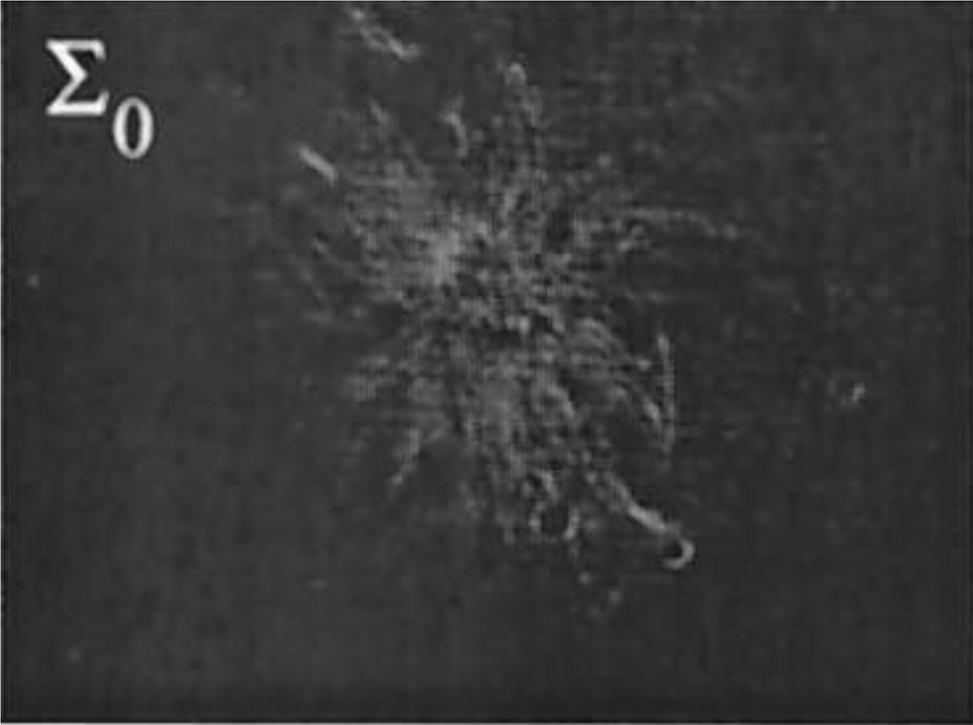
%> input picture pictures/ss_lightshot/I0.png, 973 x 725 px, shrunk from 1754 x 1308 before the run
$ octave two-frame-a.m   (GNU Octave 9; MATLAB toolbox functions it lacks are replaced by stand-ins)
%> lines starting %> are read from the running program, lines starting %| are printed output that depends on the picture
% TWO-FRAME ALGORITHM

%% Clear and close everything
clear; close all; clc;

%% 2. Load the data
% [15 lines of commented-out code are left out]
I0 = imread('pictures/ss_lightshot/I0.png');
%> I0 is the input picture: size 725x973x3 uint8; min 1, max 254, mean 55
I1 = imread('pictures/ss_lightshot/I1.png');
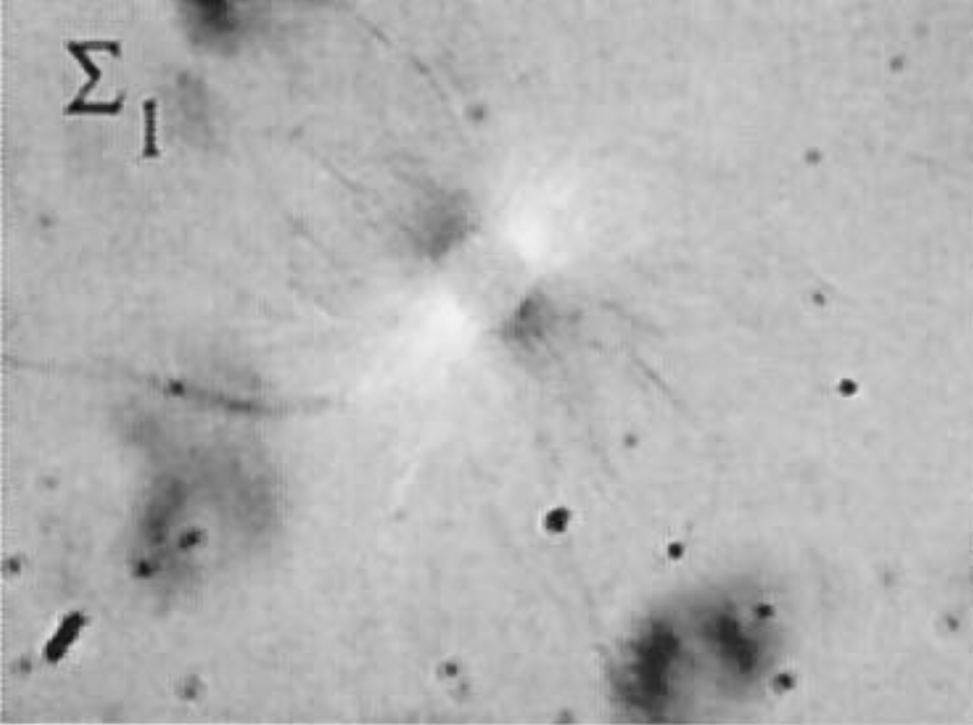
%> input picture pictures/ss_lightshot/I1.png, 973 x 725 px, shrunk from 1754 x 1308 before the run
%> I1 is the input picture: size 725x973x3 uint8; min 11, max 243, mean 179.4
I2 = imread('pictures/ss_lightshot/I2.png');
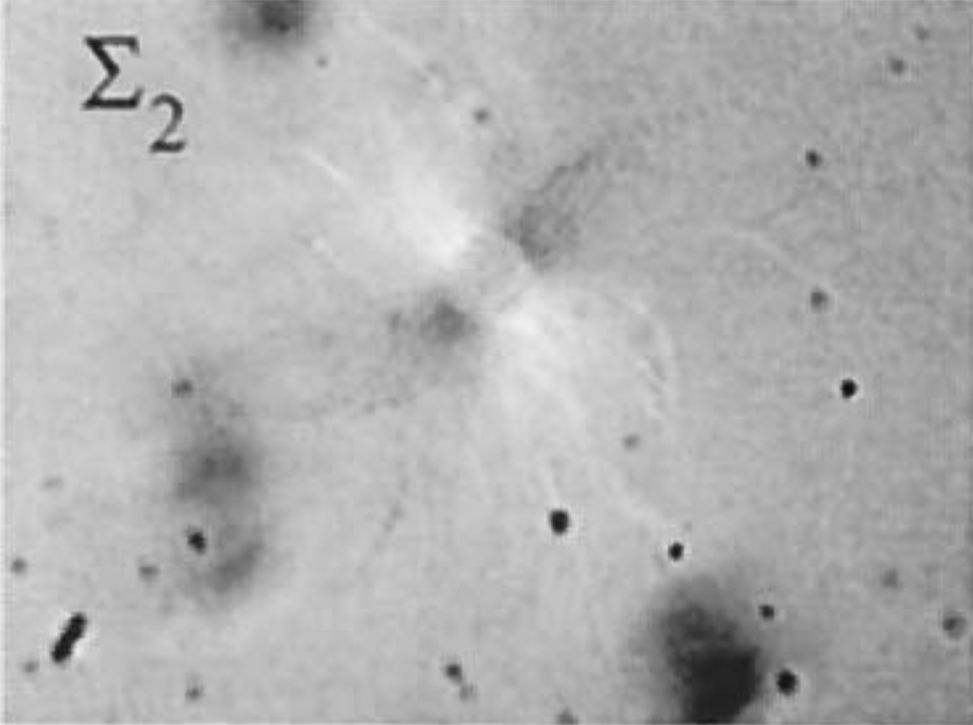
%> input picture pictures/ss_lightshot/I2.png, 973 x 725 px, shrunk from 1754 x 1308 before the run
%> I2 is the input picture: size 725x973x3 uint8; min 9, max 242, mean 177.1
I3 = imread('pictures/ss_lightshot/I3.png');
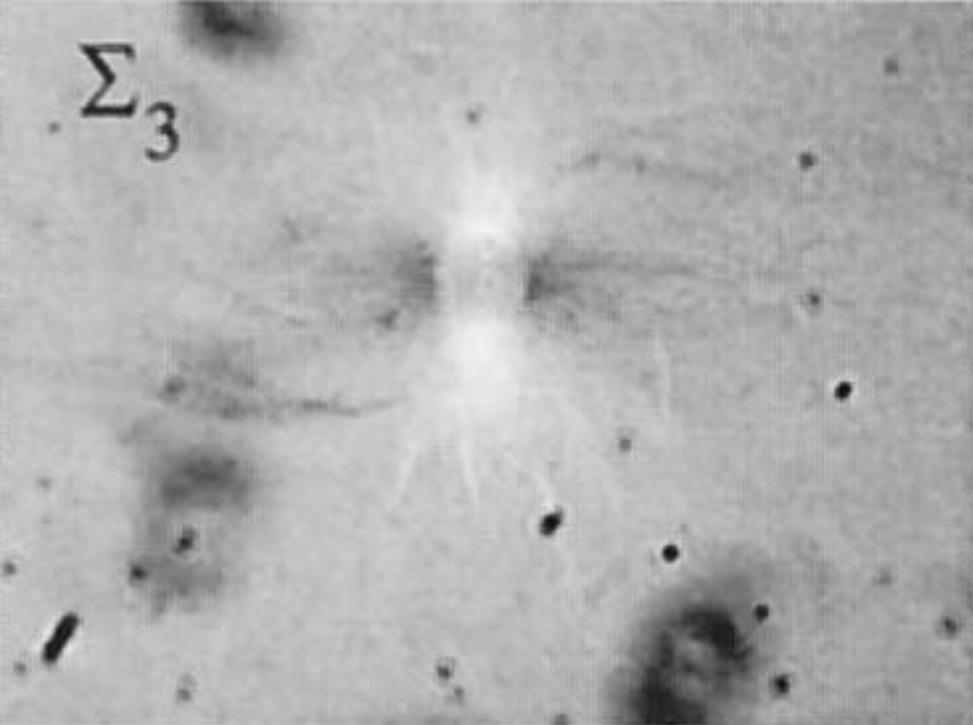
%> input picture pictures/ss_lightshot/I3.png, 973 x 725 px, shrunk from 1754 x 1308 before the run
%> I3 is the input picture: size 725x973x3 uint8; min 11, max 247, mean 176.2
I4 = zeros(size(I0));

% [10 lines of commented-out code are left out]
I1 = rgb2gray(I1);
%> I1: size 725x973 uint8
I2 = rgb2gray(I2);
%> I2: size 725x973 uint8
I3 = rgb2gray(I3);
%> I3: size 725x973 uint8
I4 = rgb2gray(I4);

I0 = im2double(I0);
%> I0: size 725x973x3 double
I1 = im2double(I1);
%> I1: size 725x973 double
I2 = im2double(I2);
%> I2: size 725x973 double
I3 = im2double(I3);
%> I3: size 725x973 double
I4 = im2double(I4);

% Obtain the size of the images
[height, width, channels] = size(I0);
%> height = 725; width = 973; channels = 3

% Define chi
chi = 10; % Degrees

% Create two matrix: delta and phi, both of them with the same size as the
% images. Delta represents the retardance and phi the azimuth.
delta = zeros(height, width);
phi = zeros(height, width);

% Create two matrix: A and B, both of them with the same size as the
% images. A and B are used to calculate the retardance and azimuth.
A = zeros(height, width);
B = zeros(height, width);

% Create two matrix: delta_d and phi_d, both of them with the same size as the
% images. Delta_d represents the retardance in degrees and phi_d the azimuth in degrees.
delta_d = zeros(height, width);
phi_d = zeros(height, width);
